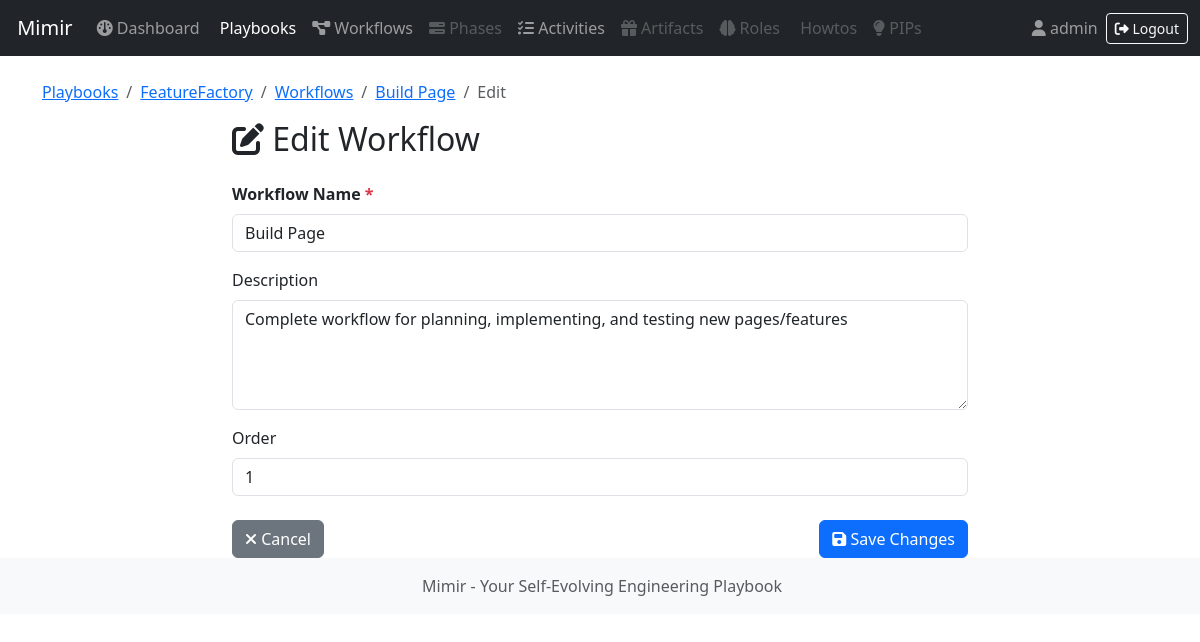
Page /playbooks/3/workflows/2/edit/ (signed in) on the committed database.
### methodology/models/playbook.py (models this page shows, shortened)
class Playbook(models.Model):
    CATEGORY_CHOICES = [
        ('product', 'Product'),
        ('development', 'Development'),
        ('research', 'Research'),
        ('design', 'Design'),
        ('other', 'Other'),
    ]
    VISIBILITY_CHOICES = [
        ('private', 'Private (only me)'),
        ('family', 'Family'),  # TODO: Implement family sharing
        ('local', 'Local only (not uploaded to Homebase)'),  # TODO: Implement Homebase
    ]
    STATUS_CHOICES = [
        ('active', 'Active'),
        ('draft', 'Draft'),
        ('released', 'Released'),
        ('disabled', 'Disabled'),
    ]
    SOURCE_CHOICES = [
        ('owned', 'Owned'),
        ('downloaded', 'Downloaded'),
    ]
    name = models.CharField(max_length=100)
    description = models.TextField(max_length=500)
    category = models.CharField(max_length=50, choices=CATEGORY_CHOICES)
    tags = models.JSONField(default=list, blank=True)
    visibility = models.CharField(max_length=20, choices=VISIBILITY_CHOICES, default='private')
    status = models.CharField(max_length=20, choices=STATUS_CHOICES, default='draft')
    version = models.DecimalField(max_digits=5, decimal_places=1, default=0.1, help_text="Draft: 0.1, 0.2, etc. Released: 1.0, 2.0, etc.")
    source = models.CharField(max_length=20, choices=SOURCE_CHOICES, default='owned')
    author = models.ForeignKey(User, on_delete=models.CASCADE, related_name='playbooks')
    created_at = models.DateTimeField(auto_now_add=True)
    updated_at = models.DateTimeField(auto_now=True)
    class Meta:
        ordering = ['-updated_at']
        constraints = [
            models.UniqueConstraint(fields=['author', 'name'], name='unique_playbook_per_author')
        ]
    def is_owned_by(self, user):
        return self.author == user
    def can_edit(self, user):
        if not (self.source == 'owned' and self.is_owned_by(user)):
            return False
        if self.status == 'released':
            return False
        return True

### methodology/models/workflow.py (models this page shows, shortened)
class Workflow(models.Model):
    name = models.CharField(max_length=100)
    description = models.TextField(blank=True, max_length=500)
    abbreviation = models.CharField(
        max_length=20,
        blank=True,
        help_text="3-letter abbreviation generated from workflow name (e.g., 'Design Features' -> 'DFT')"
    )
    playbook = models.ForeignKey('Playbook', on_delete=models.CASCADE, related_name='workflows')
    order = models.IntegerField(default=1, help_text="Execution order within playbook")
    created_at = models.DateTimeField(auto_now_add=True)
    updated_at = models.DateTimeField(auto_now=True)
    class Meta:
        ordering = ['order', 'created_at']
        constraints = [
            models.UniqueConstraint(
                fields=['playbook', 'name'],
                name='unique_workflow_per_playbook'
            )
        ]
    def can_edit(self, user):
        return self.playbook.can_edit(user)

### methodology/workflow_views.py (the view, shortened to what this page needs)
# urls.py: path('<int:playbook_pk>/workflows/<int:pk>/edit/', workflow_views.workflow_edit, name='workflow_edit'),
@login_required
def workflow_edit(request, playbook_pk, pk):
    playbook = get_object_or_404(Playbook, pk=playbook_pk)
    workflow = get_object_or_404(Workflow, pk=pk, playbook=playbook)
    if not workflow.can_edit(request.user):
        messages.error(request, "You can only edit workflows in playbooks you own.")
        return redirect('workflow_detail', playbook_pk=playbook_pk, pk=pk)
    return render(request, 'workflows/edit.html', {
        'playbook': playbook,
        'workflow': workflow
    })

### mimir/request_local.py (called while the page is built)
def set_current_request(request):
    _thread_locals.request = request

def clear_current_request():
    if hasattr(_thread_locals, 'request'):
        del _thread_locals.request

### templates/workflows/edit.html (shortened to what this page needs)
{% extends "base.html" %}
{% load static %}
{% block content %}
<div class="container mt-4">
    <nav aria-label="breadcrumb">
        <ol class="breadcrumb">
            <li class="breadcrumb-item"><a href="{% url 'playbook_list' %}">Playbooks</a></li>
            <li class="breadcrumb-item"><a href="{% url 'playbook_detail' playbook.pk %}">{{ playbook.name }}</a></li>
            <li class="breadcrumb-item"><a href="{% url 'workflow_list' playbook.pk %}">Workflows</a></li>
            <li class="breadcrumb-item"><a href="{% url 'workflow_detail' playbook.pk workflow.pk %}">{{ workflow.name }}</a></li>
            <li class="breadcrumb-item active" aria-current="page">Edit</li>
        </ol>
    </nav>
    <div class="row">
        <div class="col-lg-8 offset-lg-2">
            <h2 class="mb-4">
                <i class="fa-solid fa-edit"></i>
                Edit Workflow
            </h2>
            <form method="post" data-testid="workflow-edit-form">
                <div class="mb-3">
                    <label for="name" class="form-label fw-bold">
                        Workflow Name <span class="text-danger">*</span>
                    </label>
                    <input
                        type="text"
                        class="form-control"
                        id="name"
                        name="name"
                        maxlength="100"
                        value="{{ name|default:workflow.name }}"
                        required
                        data-testid="workflow-name-input">
                </div>
                <div class="mb-3">
                    <label for="description" class="form-label">Description</label>
                    <textarea
                        class="form-control"
                        id="description"
                        name="description"
                        rows="4"
                        maxlength="500"
                        data-testid="workflow-description-input">{{ description|default:workflow.description }}</textarea>
                </div>
                <div class="mb-3">
                    <label for="order" class="form-label">Order</label>
                    <input
                        type="number"
                        class="form-control"
                        id="order"
                        name="order"
                        value="{{ workflow.order }}"
                        min="1"
                        data-testid="workflow-order-input">
                </div>
                <div class="d-flex justify-content-between mt-4">
                    <a
                        href="{% url 'workflow_detail' playbook.pk workflow.pk %}"
                        class="btn btn-secondary"
                        data-bs-toggle="tooltip"
                        title="Cancel and return to workflow"
                        data-testid="cancel-button">
                        <i class="fa-solid fa-times"></i> Cancel
                    </a>
                    <button
                        type="submit"
                        class="btn btn-primary"
                        data-bs-toggle="tooltip"
                        title="Save changes to workflow"
                        data-testid="save-button">
                        <i class="fa-solid fa-save"></i> Save Changes
                    </button>
                </div>
            </form>
        </div>
    </div>
</div>
{% endblock %}

### templates/base.html (shortened to what this page needs)
<!doctype html>
<html lang="en">
<head>
    <link href="https://cdn.jsdelivr.net/npm/bootstrap@5.3.8/dist/css/bootstrap.min.css"
          rel="stylesheet"
>
</head>
<body>
    <nav class="navbar navbar-expand-lg navbar-dark bg-dark" data-testid="main-navbar">
        <div class="container-fluid">
            <a class="navbar-brand" href="/" data-testid="navbar-brand"
               data-bs-toggle="tooltip" data-bs-placement="bottom"
               title="Go to Mimir home page">
                 Mimir
            </a>
            <div class="collapse navbar-collapse" id="navbarNav">
                <ul class="navbar-nav me-auto">
                    <li class="nav-item">
                        <a class="nav-link {% if request.path == '/dashboard/' or request.resolver_match.url_name == 'dashboard' %}active{% endif %}"
                           href="/dashboard/"
                           data-testid="nav-dashboard"
                           data-bs-toggle="tooltip" data-bs-placement="bottom"
                           title="View your overview and key metrics"
                           {% if request.path == '/dashboard/' or request.resolver_match.url_name == 'dashboard' %}aria-current="page"{% endif %}>
                            <i class="fas fa-gauge"></i> Dashboard
                        </a>
                    </li>
                    <li class="nav-item">
                        <a class="nav-link {% if '/playbooks/' in request.path %}active{% endif %}"
                           href="/playbooks/"
                           data-testid="nav-playbooks"
                           data-bs-toggle="tooltip" data-bs-placement="bottom"
                           title="Browse and manage your engineering playbooks"
                           {% if '/playbooks/' in request.path %}aria-current="page"{% endif %}>
                             Playbooks
                        </a>
                    </li>
                    <li class="nav-item">
                        <a class="nav-link" href="{% url 'workflow_global_list' %}" data-testid="nav-workflows"
                           data-bs-toggle="tooltip" data-bs-placement="bottom"
                           title="View all workflows across your playbooks"
                           {% if '/workflows/' in request.path %}aria-current="page"{% endif %}>
                            <i class="fas fa-diagram-project"></i> Workflows
                        </a>
                    </li>
                    <li class="nav-item">
                        <a class="nav-link disabled" href="#" data-testid="nav-phases"
                           data-bs-toggle="tooltip" data-bs-placement="bottom"
                           title="Coming soon: Manage workflow phases">
                            <i class="fas fa-bars-progress"></i> Phases
                        </a>
                    </li>
                    <li class="nav-item">
                        <a class="nav-link {% if '/activities/' in request.path %}active{% endif %}"
                           href="{% url 'activity_global_list' %}"
                           data-testid="nav-activities"
                           data-bs-toggle="tooltip" data-bs-placement="bottom"
                           title="View all activities across your playbooks and workflows"
                           {% if '/activities/' in request.path %}aria-current="page"{% endif %}>
                            <i class="fas fa-list-check"></i> Activities
                        </a>
                    </li>
                    <li class="nav-item">
                        <a class="nav-link disabled" href="#" data-testid="nav-artifacts"
                           data-bs-toggle="tooltip" data-bs-placement="bottom"
                           title="Coming soon: Manage artifacts and deliverables">
                            <i class="fas fa-gift"></i> Artifacts
                        </a>
                    </li>
                    <li class="nav-item">
                        <a class="nav-link disabled" href="#" data-testid="nav-roles"
                           data-bs-toggle="tooltip" data-bs-placement="bottom"
                           title="Coming soon: Define and assign roles">
                            <i class="fas fa-brain"></i> Roles
                        </a>
                    </li>
                    <li class="nav-item">
                        <a class="nav-link disabled" href="#" data-testid="nav-howtos"
                           data-bs-toggle="tooltip" data-bs-placement="bottom"
                           title="Coming soon: Browse how-to guides">
                             Howtos
                        </a>
                    </li>
                    <li class="nav-item">
                        <a class="nav-link disabled" href="#" data-testid="nav-pips"
                           data-bs-toggle="tooltip" data-bs-placement="bottom"
                           title="Coming soon: Global PIPs list (currently accessed via Playbook tabs)">
                            <i class="fas fa-lightbulb"></i> PIPs
                        </a>
                    </li>
                </ul>
                <ul class="navbar-nav ms-auto">
                    {% if user.is_authenticated %}
                    <li class="nav-item d-flex align-items-center">
                        <span class="navbar-text me-2" data-testid="user-display">
                            <i class="fas fa-user"></i> {{ user.username }}
                        </span>
                        <a class="btn btn-sm btn-outline-light" href="{% url 'logout' %}" data-testid="logout-link"
                           data-bs-toggle="tooltip" data-bs-placement="bottom"
                           title="Sign out of your Mimir session">
                            <i class="fas fa-sign-out-alt"></i> Logout
                        </a>
                    </li>
                    {% endif %}
                </ul>
            </div>
        </div>
    </nav>
    <main class="container-fluid mt-4">
        {% block content %}{% endblock %}
    </main>
    <footer class="footer mt-auto py-3 bg-light">
        <div class="container text-center">
            <span class="text-muted">
                 Mimir - Your Self-Evolving Engineering Playbook
            </span>
        </div>
    </footer>
</body>
</html>

### rows in the picture
Playbook: name "FeatureFactory"
Workflow: name "Build Page", description "Complete workflow for planning, implementing, and testing new pages/features", order "1"

### other values in the picture
{{ user.username }} "admin"
